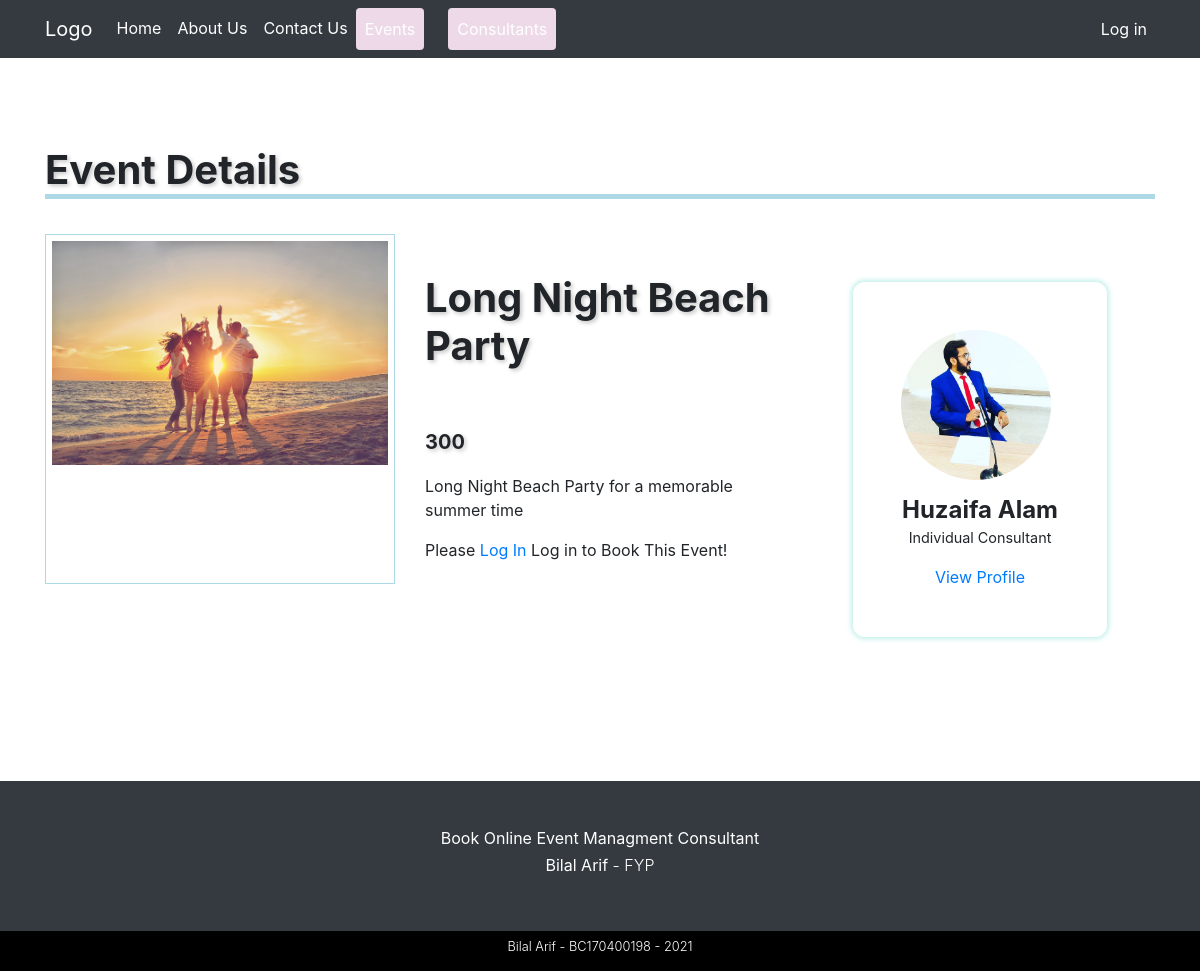
The page /event-detail-page?id=16 on the database as committed earlier.
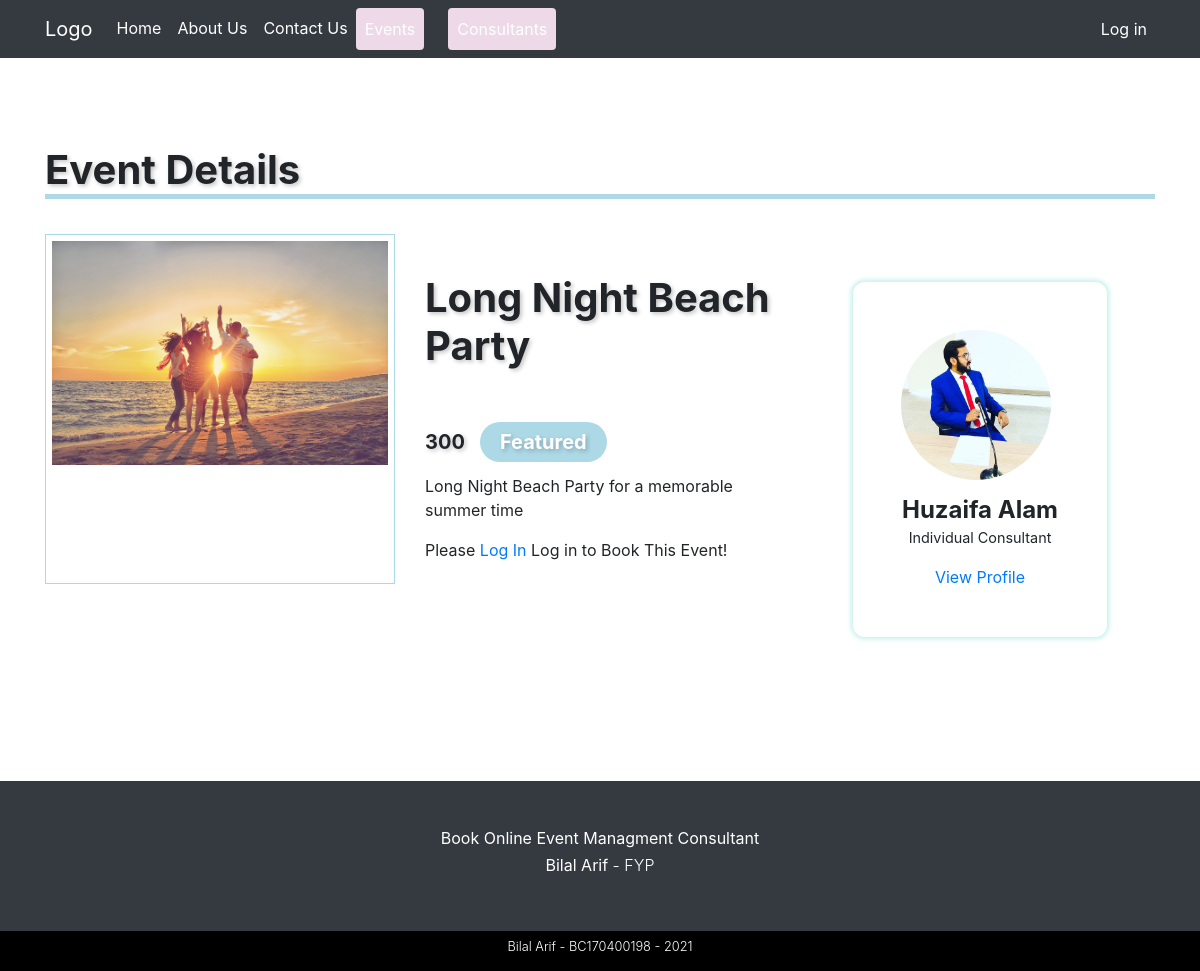
The same page on the database as committed later.
### includes/classes/Database.php (called while the page is built, shortened)
<?php
class Database {
    private $pdo;
    public function __construct(){
        $this->pdo = new PDO("mysql:host=localhost;dbname=lamhey", "Bilal", "123123");
        $this->pdo->setAttribute(PDO::ATTR_ERRMODE, PDO::ERRMODE_EXCEPTION);
    }
    public function queryDB($sql, $mode, $values = array()){
        $stmt = $this->pdo->prepare($sql);
        foreach($values as $valueToBind){
            $stmt->bindValue($valueToBind[0], $valueToBind[1]);
        }
        $stmt->execute();
        if ($mode != Database::SELECTSINGLE && $mode != Database::SELECTALL && $mode != Database::EXECUTE){
            throw new Exception('Invalid Mode');
        }else if ($mode == Database::SELECTSINGLE){
            return $stmt->fetch(PDO::FETCH_ASSOC);
        }else if ($mode == Database::SELECTALL){
            return $stmt->fetchAll(PDO::FETCH_ASSOC);
        }
    }
}

### includes/classes/Helper.php (called while the page is built, shortened)
<?php
class Helper {
    public function getURLParams($paramName) {
        $url = 'http://' . $_SERVER['HTTP_HOST'] . $_SERVER['REQUEST_URI'];
        $url_components = parse_url($url);
        parse_str($url_components['query'], $params);
        return $params[$paramName];
    }
}

### includes/classes/Event.php (called while the page is built, shortened)
<?php
class Event {
    protected $db;
    public function __construct($_eventName){
        $this->db = new Database();
    }
    public function isEventFeatured($eventId) {
                $sql = "SELECT event_featured FROM events WHERE event_id = :event_id";
                $values = array( array(":event_id", $eventId));
                $result = $this->db->queryDB($sql, Database::SELECTSINGLE, $values);
                return $result['event_featured'];
    }
    public function getEvent($eventID) {
        $sql = "SELECT * FROM events WHERE event_id = :event_id";
        $values = array( array(":event_id", $eventID) );
        $result =  $this->db->queryDB($sql, Database::SELECTSINGLE, $values);
        return $result;
    }
}

### event-detail-page.php (the view, shortened to what the changed rows need)
<?php
    include_once "./process/event_detail_page_process.php";
?>
<!DOCTYPE html>
<html lang="en">
<?php include_once "./partials/Head.php";?>
<body>
    <section class="event-detail-page-section my-5">
        <div class="container">
            <div class="row">
                <div class="col-12">
                    <h1 class="theme-heading text-underline">Event Details</h1>
                </div>
            </div>
            <div class="row">
                <div class="col-sm-12 col-md-4">
                    <div class="event-description">
                        <h1 class="event-title text-capitalize"><?php echo $event['event_title'] ?></h1>
                        <h5 class="event-price"><?php echo $event['event_price']; echo eventFeatured($eventFeatured); ?></h5>
                    </div>
                </div>
            </div>
        </div>
    </section>
</body>
</html>

### process/event_detail_page_process.php (shortened to what the changed rows need)
<?php
$events = new Event("eventProcessPage");
$helper = new Helper();
$eventID = $helper->getURLParams("id");
$event = $events->getEvent($eventID);
$eventFeatured = $events->isEventFeatured($eventID);
function eventFeatured($featured) {
    if($featured == "1") {
        echo "<span class='featured-event'>Featured</span>";
    }
}

Rows that differ between the two databases and show on the page:
changed events "Long Night Beach Party": event_featured 0 → 1 (drawn)
Other text that changed with them:
text now shown: "Featured"
